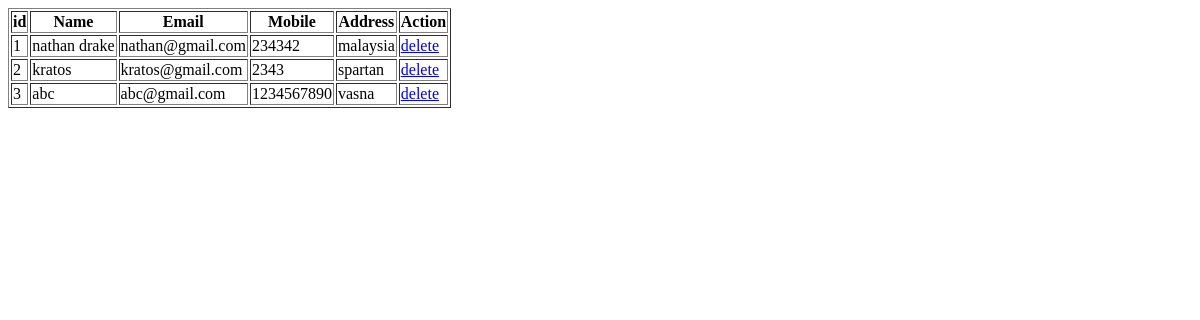
/displaystudent, run on an earlier commit of the app's database.
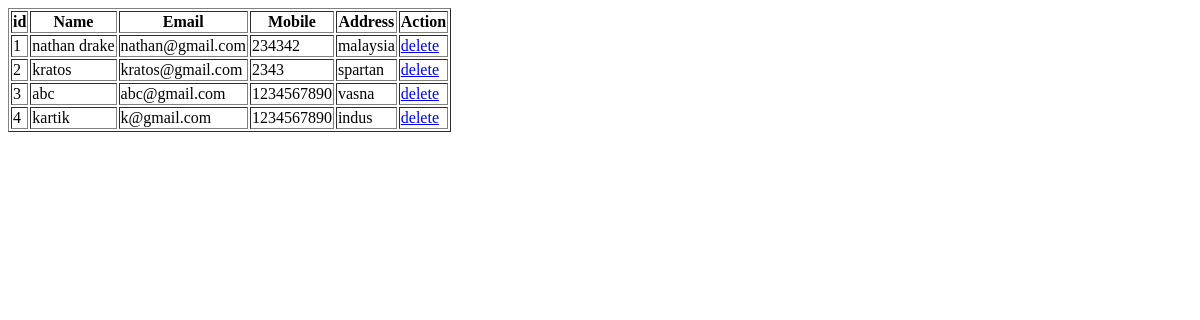
And on a later commit of the database.
### myuserapp/models.py (models this page shows)
class student(models.Model):
    sname=models.CharField("name" ,max_length=20)
    email=models.EmailField("email" ,max_length=20)
    mobile=models.CharField("mobile", max_length=10)
    address=models.TextField("address", max_length=10)

### myuserapp/views.py (the view)
# urls.py: path('displaystudent',views.displaystudent),
def displaystudent(request):
    mystudentlist = student.objects.all()
    return render(request,'displaystudent.html',{'mydata':mystudentlist})

### templates/displaystudent.html (shortened to what this page needs)
<!DOCTYPE html>
<html lang="en">
<head>
</head>
<body>
    <table border="1">
    <tr>
        <th>id</th>
        <th>Name</th>
        <th>Email</th>
        <th>Mobile</th>
        <th>Address</th>
        <th>Action</th>
    </tr>
    {% for i in mydata %}
    <tr>
        <td>{{i.id}}</td>
        <td>{{i.sname}}</td>
        <td>{{i.email}}</td>
        <td>{{i.mobile}}</td>
        <td>{{i.address}}</td>
        <td><a href="deletestudent/{{i.id}}">delete</a></td>
    </tr>
    {% endfor %}
</table>
</body>
</html>

What changed in the data, as far as the page shows it:
added student: id "4", sname "kartik", email "k@gmail.com", mobile "1234567890", address "indus"
